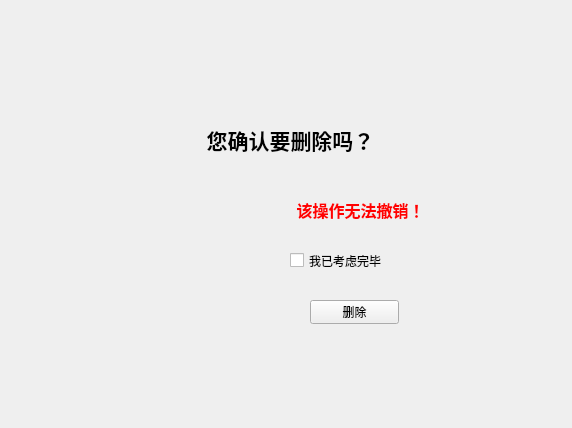
<?xml version="1.0" encoding="UTF-8"?>
<ui version="4.0">
 <class>sqlconfirm</class>
 <widget class="QWidget" name="sqlconfirm">
  <property name="geometry">
   <rect>
    <x>0</x>
    <y>0</y>
    <width>572</width>
    <height>428</height>
   </rect>
  </property>
  <property name="windowTitle">
   <string>Form</string>
  </property>
  <widget class="QLabel" name="label">
   <property name="geometry">
    <rect>
     <x>130</x>
     <y>120</y>
     <width>321</width>
     <height>41</height>
    </rect>
   </property>
   <property name="text">
    <string>&lt;html&gt;&lt;head/&gt;&lt;body&gt;&lt;p align=&quot;center&quot;&gt;&lt;span style=&quot; font-size:16pt; font-weight:600;&quot;&gt;您确认要删除吗？&lt;/span&gt;&lt;/p&gt;&lt;/body&gt;&lt;/html&gt;</string>
   </property>
  </widget>
  <widget class="QCheckBox" name="checkBox">
   <property name="geometry">
    <rect>
     <x>290</x>
     <y>250</y>
     <width>131</width>
     <height>21</height>
    </rect>
   </property>
   <property name="text">
    <string>我已考虑完毕</string>
   </property>
  </widget>
  <widget class="QLabel" name="label_2">
   <property name="geometry">
    <rect>
     <x>260</x>
     <y>190</y>
     <width>201</width>
     <height>41</height>
    </rect>
   </property>
   <property name="text">
    <string>&lt;html&gt;&lt;head/&gt;&lt;body&gt;&lt;p align=&quot;center&quot;&gt;&lt;span style=&quot; font-size:12pt; font-weight:600; color:#ff0000;&quot;&gt;该操作无法撤销！&lt;/span&gt;&lt;/p&gt;&lt;/body&gt;&lt;/html&gt;</string>
   </property>
  </widget>
  <widget class="QPushButton" name="pushButton">
   <property name="geometry">
    <rect>
     <x>310</x>
     <y>300</y>
     <width>89</width>
     <height>24</height>
    </rect>
   </property>
   <property name="text">
    <string>删除</string>
   </property>
  </widget>
 </widget>
 <resources/>
 <connections/>
</ui>
